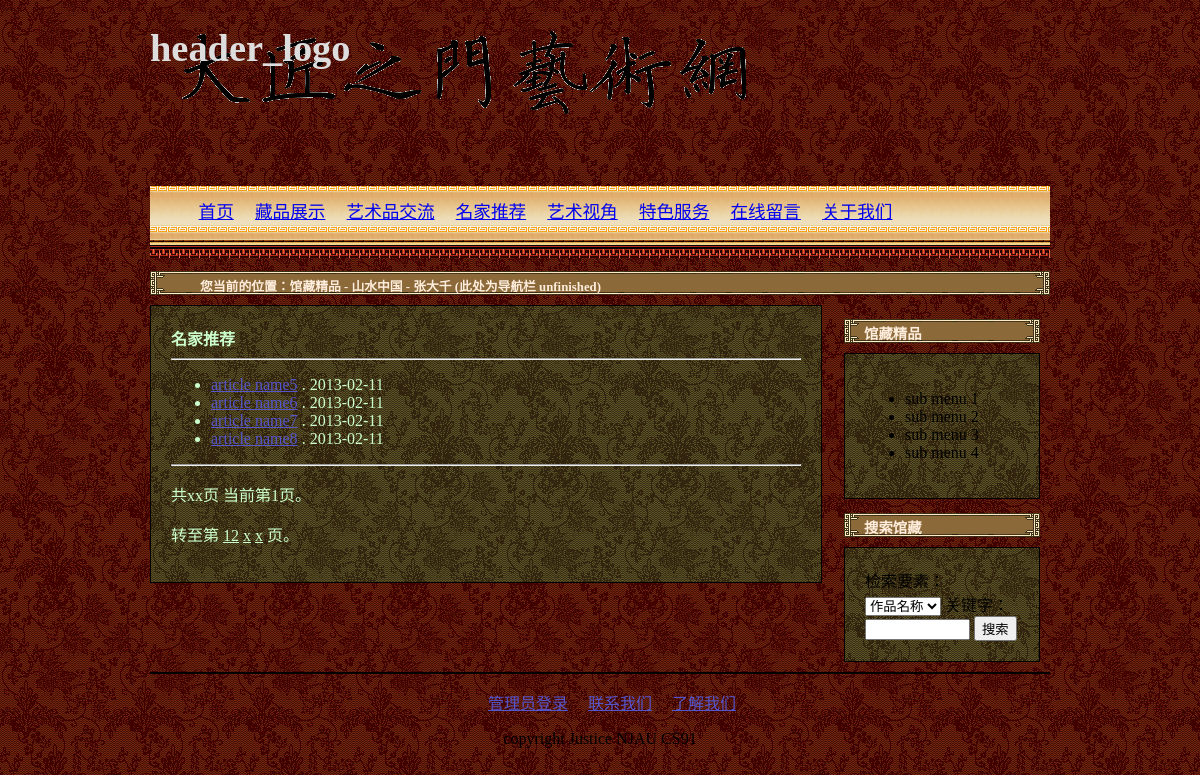
The app's page /article.php with its own data.
### tables this page shows
CREATE TABLE `Articles` (
	article_id SERIAL PRIMARY KEY,
	article_name VARCHAR(90) NOT NULL,		 
	content TEXT NOT NULL,				 
	source VARCHAR(90) default '网络' NOT NULL,	 
	author VARCHAR(45) default '匿名' NOT NULL,	 
	picture VARCHAR(255),				 
	is_artist BOOLEAN DEFAULT 0 NOT NULL,		 
	added_by BIGINT UNSIGNED NOT NULL,		 
	pub_date DATE NOT NULL,				 
	no_comment BOOLEAN DEFAULT 1 NOT NULL,		 
	is_hidden BOOLEAN DEFAULT 0 NOT NULL,		 
	FOREIGN KEY (added_by) REFERENCES Masters(master_id)
);

### article.php (the view, shortened to what this page needs)
<?php
$dbh = new PDO($dbcfg_dsn, $dbcfg_dbuser, $dbcfg_dbpwd);
if ( !isset($_GET['type']) ) { $type = 'artist'; } else {$type = $_GET['type'];}
switch ($type) {
	default:
		$type = 'artist';
		$main_content_head = '名家推荐';
		$sql_select_article = "	select article_id, article_name, pub_date from Articles
					where is_hidden = FALSE AND is_artist = TRUE";
		break;
}
$sth_select_article = $dbh->prepare($sql_select_article);
lib_pdo_if_fail( $sth_select_article->execute(), $sth_select_article, __FILE__, __LINE__, CFG_DEBUG, 'error', FALSE );
if (0 == $sth_select_article->rowCount()) {
	$articles = '';
} else {
	$articles = $sth_select_article->fetchAll(PDO::FETCH_ASSOC);
}
?>
<?php require('include/dochead.php'); ?>
<body>
<div id="header">
<?php require('include/header.php'); ?>
</div>
<div id="body">
	<div id="main_content" class="content_block" >
		<h4 id="main_content_head"><?php echo $main_content_head; ?></h4>
		<hr />
<?php
if ( 'artist' == $type || 'artview' == $type ) {
	echo "\t".'<ul id="article_list">'."\n";
	foreach($articles as $article) {
		echo "\t\t<li><a href=\"article.php?type=article&id={$article['article_id']}\">{$article['article_name']}</a> . {$article['pub_date']}</li>\n";
	}
	echo "\t</ul>\n";
	echo "<hr class=\"clear_line\" />\n";
	echo '<p>共xx页 当前第1页。</p> <p>转至第 <u>1</u><u>2</u> <u>x</u> <u>x</u> 页。</p>';
}
?>
	</div>
	<div id="sub_main_content" >
<?php require('./include/sub_main_content.php'); ?>
	</div>
</div>
<div id="footer">
<?php require('./include/footer.php'); ?>
</div>
</body> </html>

### styles/main.css (style rules this page uses)
html { background: url(../pic/css/html_bg.gif) ; background-color: #223; }
body { width: 900; margin-left: auto; margin-right: auto; }
div#header { width: 900px; margin-left: auto; margin-right: auto; background: url(../pic/css/djzmlogo.png) no-repeat; }
div#body { width: 900px; margin-left: auto; margin-right: auto; position: relative; }
div#main_content { width: 70%; position: relative; float: left; background: url(../pic/css/body_bg.gif); margin-bottom: 25px; color: #cfc; }
div#main_content a { color: #55c; }
div#sub_main_content { width: 24%; position: relative; float: right; padding: 0; }
div#footer { width: 900px; margin-left: auto; margin-right: auto; }
.clear_line { clear: both; }
div.content_block { margin: 0; padding: 20px; background: url(../pic/css/body_bg.gif); border: 1px solid black; }
#main_content_head { margin: 0; }

### records on screen
articles: article_name "article name5", pub_date "2013-02-11"
articles: article_name "article name6", pub_date "2013-02-11"
articles: article_name "article name7", pub_date "2013-02-11"
articles: article_name "article name8", pub_date "2013-02-11"

### other values on screen
$main_content_head "名家推荐"
